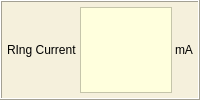
       <widget class="QFrame" name="frame_18">
        <property name="styleSheet">
         <string notr="true">background-color: rgb(245, 240, 220);</string>
        </property>
        <property name="frameShape">
         <enum>QFrame::Box</enum>
        </property>
        <property name="frameShadow">
         <enum>QFrame::Raised</enum>
        </property>
        <layout class="QGridLayout" name="gridLayout_45">
         <property name="leftMargin">
          <number>5</number>
         </property>
         <property name="topMargin">
          <number>5</number>
         </property>
         <property name="rightMargin">
          <number>5</number>
         </property>
         <property name="bottomMargin">
          <number>5</number>
         </property>
         <property name="spacing">
          <number>3</number>
         </property>
         <item row="0" column="3">
          <widget class="QLabel" name="label_72">
           <property name="text">
            <string>mA</string>
           </property>
          </widget>
         </item>
         <item row="0" column="0" colspan="2">
          <widget class="QLabel" name="label_5">
           <property name="text">
            <string>RIng Current</string>
           </property>
          </widget>
         </item>
         <item row="0" column="2">
          <widget class="QLabel" name="RingCurrent">
           <property name="sizePolicy">
            <sizepolicy hsizetype="Expanding" vsizetype="Preferred">
             <horstretch>0</horstretch>
             <verstretch>0</verstretch>
            </sizepolicy>
           </property>
           <property name="minimumSize">
            <size>
             <width>60</width>
             <height>0</height>
            </size>
           </property>
           <property name="styleSheet">
            <string notr="true">background-color: rgb(255, 255, 221);</string>
           </property>
           <property name="frameShape">
            <enum>QFrame::StyledPanel</enum>
           </property>
           <property name="text">
            <string/>
           </property>
           <property name="alignment">
            <set>Qt::AlignRight|Qt::AlignTrailing|Qt::AlignVCenter</set>
           </property>
          </widget>
         </item>
        </layout>
       </widget>
